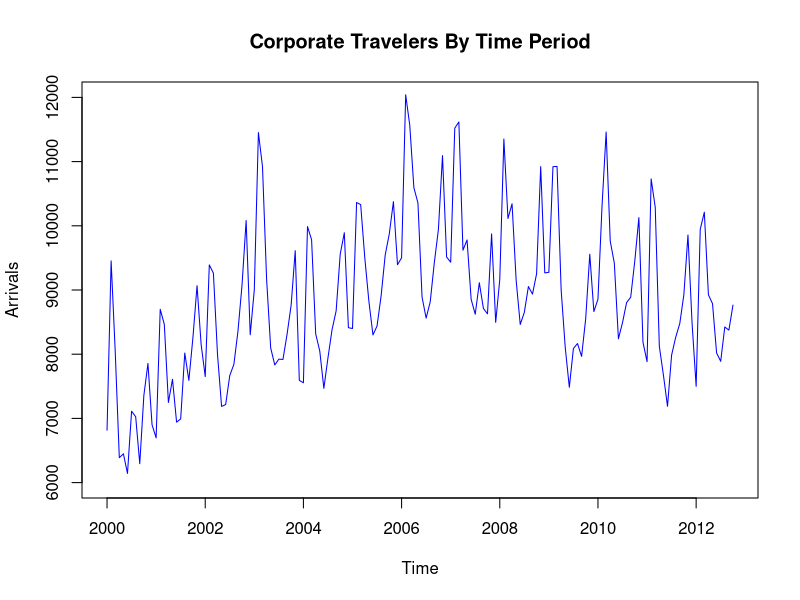
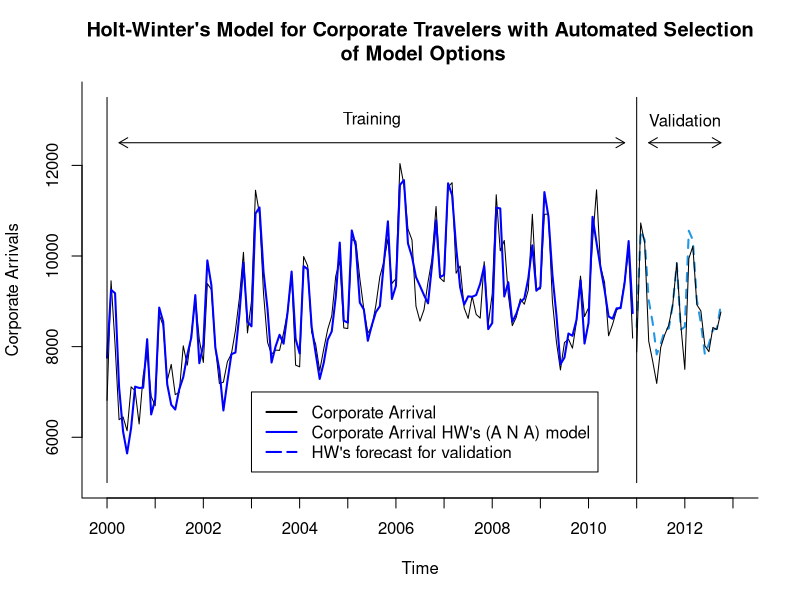
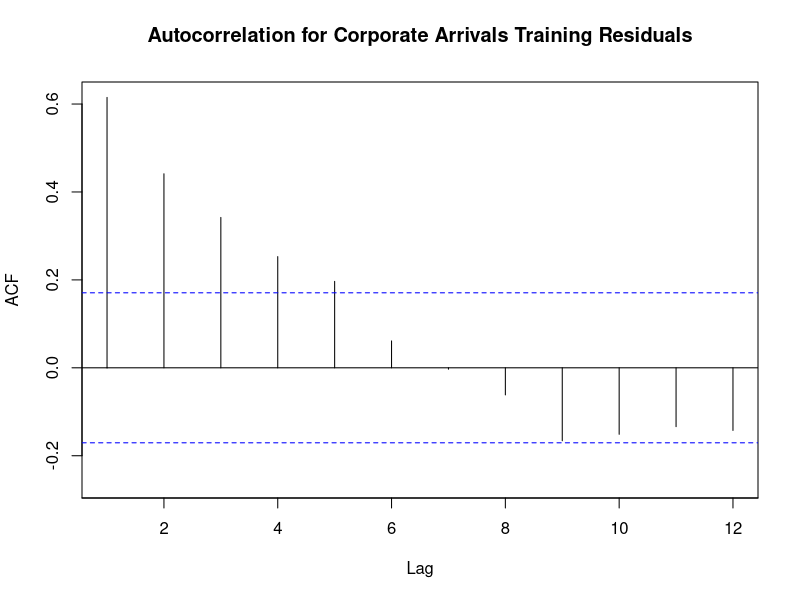
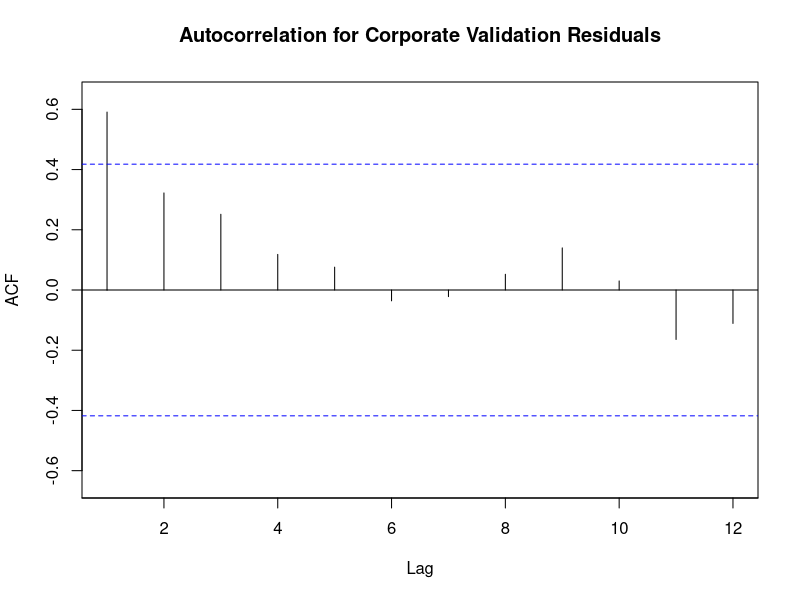
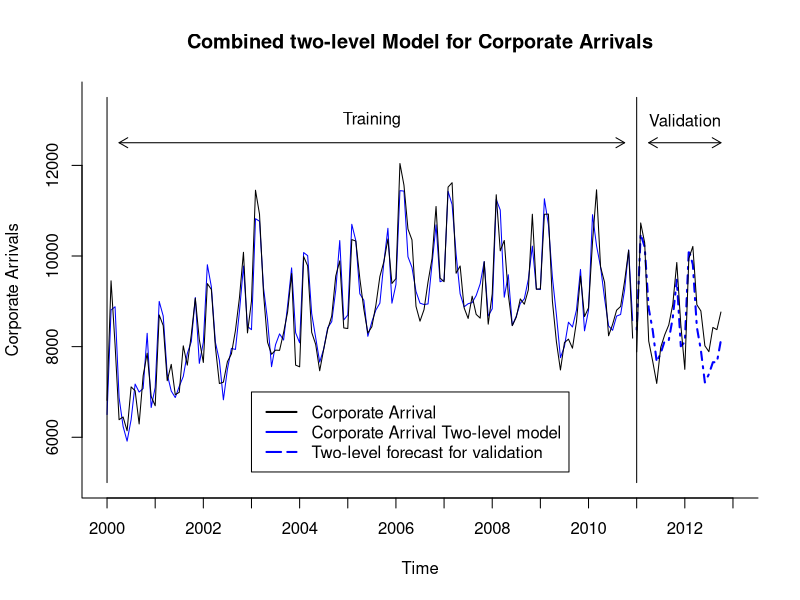
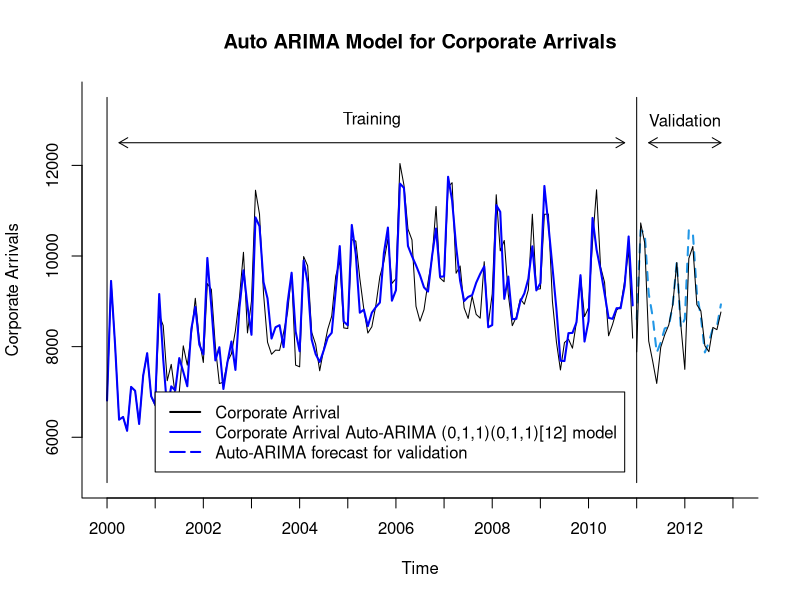
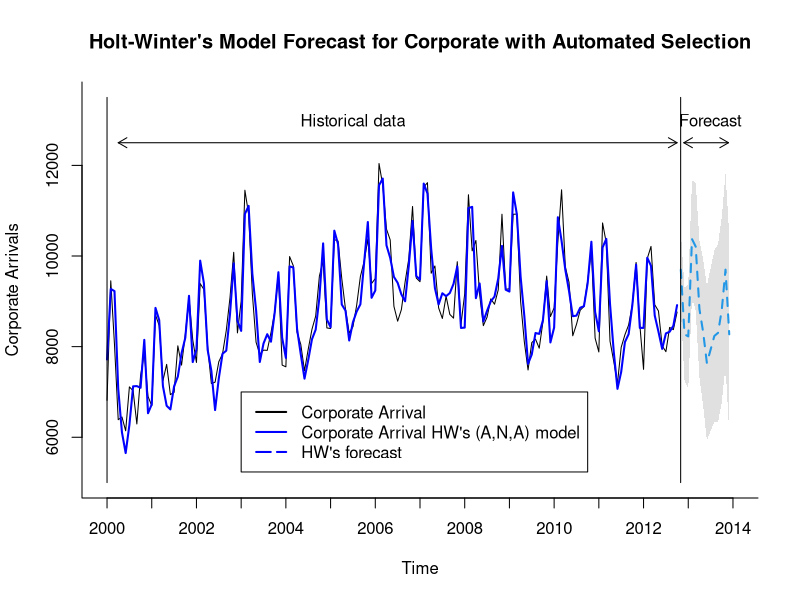
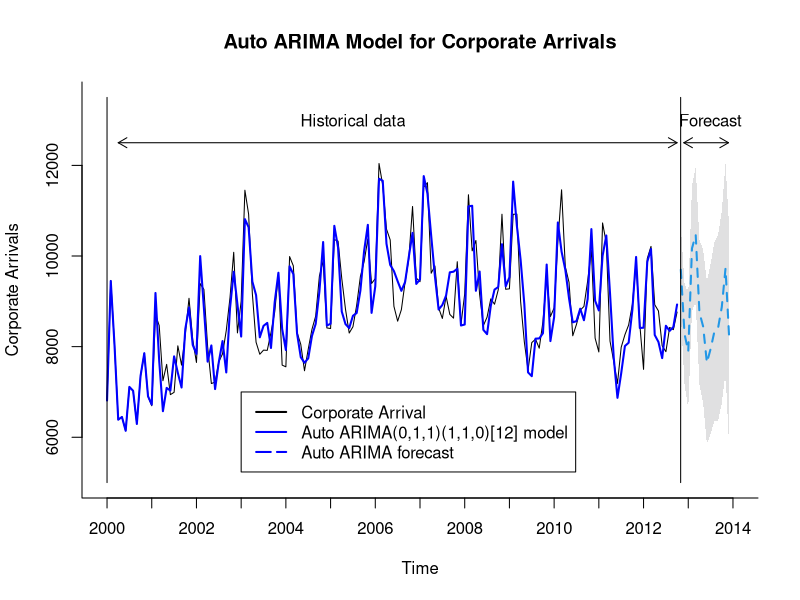

Write the R code that produced these figures, in order.
library(forecast)

# set working directory for locating files.
setwd("C:/Users/saurabhn/Desktop/Snehaa/Time_Series_Analytics/Project/Project_Files_Collab/reban673timeseriesanalyticsgroupproject")
#setwd("E:/MS/Time Series Analytics/project")
#setwd("G:/CSUEB/MSBA/Spring 19/BAN_673_Forecasting/Project/")
# Create data frame.
nz.data <- read.csv("Processed_Raw_Dataset_NZ.csv")

corporate.ts <- ts(nz.data$Corporate, start = c(2000, 1), end = c(2012, 10), freq = 12)
# ----------<<<<CORPORATE DATASET>>>>-------------

## Use plot() to plot time series data  
plot(corporate.ts, 
     xlab = "Time", ylab = "Arrivals", 
     ylim = c(6000, 12000), main = "Corporate Travelers By Time Period", col = "blue")

# Create fixed data partitioining for data.
# Define the numbers of months in the training and validation sets,
# nTrain and nValid, respectively.
nValid <- 22
nTrain <- length(corporate.ts) - nValid
train_corporate.ts <- window(corporate.ts, start = c(2000, 1), end = c(2000, nTrain))
valid_corporate.ts <- window(corporate.ts, start = c(2000, nTrain + 1), 
                             end = c(2000, nTrain + nValid))

# Create Holt-Winter's exponenthial smoothing (HW) for Amtrak data.
# Use ets() function with model = "ZZZ", i.e., automated selection 
# error, trend, and seasonality options.
# Use optimal alpha, beta, & gamma to fit HW over the training period.
hw_corporate.ZZZ <- ets(train_corporate.ts, model = "ZZZ") 
hw_corporate.ZZZ # Model appears to be (A, N, A), with alpha = 0.6619 and gamma=1e-4

# Use forecast() function to make predictions using this HW model with 
# validation period (nValid). 
# Show predictions in tabular format.
hw_corporate.ZZZ.pred <- forecast(hw_corporate.ZZZ, h = nValid, level = 0)
hw_corporate.ZZZ.pred

round(accuracy(hw_corporate.ZZZ.pred, valid_corporate.ts), 3)
#                    ME    RMSE     MAE    MPE  MAPE  MASE  ACF1 Theil's U
# Training set    7.792 418.775 322.159 -0.013 3.745 0.465 0.007        NA
# Test set     -203.068 414.406 284.240 -2.572 3.489 0.410 0.370     0.355


plot(hw_corporate.ZZZ.pred, 
     xlab = "Time", ylab = "Corporate Arrivals", ylim = c(5000, 13500), bty = "l",
     xaxt = "n", xlim = c(2000, 2013), 
     main = "Holt-Winter's Model for Corporate Travelers with Automated Selection\n of Model Options", flty = 2) 
axis(1, at = seq(2000, 2013, 1), labels = format(seq(2000, 2013, 1)))
lines(hw_corporate.ZZZ.pred$fitted, col = "blue", lwd = 2)
lines(valid_corporate.ts)

# Plot on the chart vertical lines and horizontal arrows
# describing training, validation, and future prediction intervals.
lines(c(2000, 2000), c(5000, 13500))
lines(c(2011, 2011), c(5000, 13500))
text(2005.5, 13000, "Training")
text(2012, 13000, "Validation")

arrows(2010.75, 12500, 2000.25, 12500, code = 3, length = 0.1,lwd = 1, angle = 30)
arrows(2011.25, 12500, 2012.75, 12500, code = 3, length = 0.1,lwd = 1, angle = 30)

legend(2003,7000, legend = c("Corporate Arrival", "Corporate Arrival HW's (A N A) model",
                             "HW's forecast for validation"), 
       col = c("black", "blue" , "blue"), 
       lty = c(1, 1, 5), lwd =c(2, 2, 2), bty = "o")

#------------------Regression Model with Quadratic Trend & Seasonality-------------------
# Use tslm() function to create quadratic trend and seasonal model.
train.trend.season <- tslm(train_corporate.ts ~ trend + I(trend^2) + season)
summary(train.trend.season)#seasons 5,8,9,10,12 insignificant p-values
# Coefficients:
#   Estimate Std. Error t value Pr(>|t|)    
# (Intercept) 6353.46421  202.02306  31.449  < 2e-16 ***
#   trend         63.51304    4.80755  13.211  < 2e-16 ***
#   I(trend^2)    -0.35498    0.03501 -10.140  < 2e-16 ***
#   season2     2084.05813  222.69080   9.359 6.61e-16 ***
#   season3     1791.46257  222.70108   8.044 7.61e-13 ***
#   season4      451.57697  222.71788   2.028  0.04486 *  
#   season5      -13.78050  222.74100  -0.062  0.95077    
# season6     -684.88256  222.77031  -3.074  0.00262 ** 
#   season7     -459.36558  222.80573  -2.062  0.04143 *  
#   season8     -151.59319  222.84727  -0.680  0.49767    
# season9     -107.38357  222.89498  -0.482  0.63086    
# season10     426.44509  222.94900   1.913  0.05820 .  
# season11    1297.62006  223.00952   5.819 5.19e-08 ***
#   season12    -131.13138  223.07679  -0.588  0.55777    
# ---
#   Signif. codes:  0 '***' 0.001 '**' 0.01 '*' 0.05 '.' 0.1 ' ' 1
# 
# Residual standard error: 522.2 on 118 degrees of freedom
# Multiple R-squared:  0.841,	Adjusted R-squared:  0.8235 
# F-statistic:    48 on 13 and 118 DF,  p-value: < 2.2e-16

# Apply forecast() function to make predictions for ts with 
# trend and seasonality data in validation set.  
train.trend.season.pred <- forecast(train.trend.season, h = nValid, level = 0)
train.trend.season.pred
round(accuracy(train.trend.season.pred, valid_corporate.ts),3)
#                   ME    RMSE     MAE    MPE  MAPE  MASE  ACF1 Theil's U
# Training set   0.000 493.777 402.562 -0.292 4.538 0.581 0.615        NA
# Test set     169.527 534.827 476.851  1.767 5.704 0.688 0.591     0.454

#-------------------ACF on residuals data-----------------
Acf(train.trend.season$residuals, lag.max = 12, 
    main = "Autocorrelation for Corporate Arrivals Training Residuals")
# Acf(train.trend.season.pred$residuals, lag.max = 12, 
#     main = "Autocorrelation for Arrivals pred Residuals")
Acf(valid_corporate.ts - train.trend.season.pred$mean, lag.max = 12, 
    main = "Autocorrelation for Corporate Validation Residuals")

res.ar1 <- Arima(train.trend.season$residuals, order = c(1,0,0))
summary(res.ar1)
# ARIMA(1,0,0) with non-zero mean 
# 
# Coefficients:
#   ar1     mean
# 0.6146   1.9629
# s.e.  0.0681  86.6971
# 
# sigma^2 estimated as 153277:  log likelihood=-974.57
# AIC=1955.14   AICc=1955.33   BIC=1963.79
# 
# Training set error measures:
#                     ME     RMSE      MAE       MPE     MAPE      MASE        ACF1
# Training set -2.485922 388.5288 305.1337 -27.24521 216.8904 0.4978519 -0.06198929

# Use forecast() function to make prediction of residuals in validation set.
res.ar1.pred <- forecast(res.ar1, h = nValid, level = 0)
res.ar1.pred

valid.two.level.pred <- train.trend.season.pred$mean + res.ar1.pred$mean

round(accuracy(valid.two.level.pred, valid_corporate.ts), 3)
#               ME    RMSE     MAE   MPE  MAPE  ACF1 Theil's U
# Test set 184.589 525.424 473.729 1.939 5.644 0.589     0.452

plot(train.trend.season.pred$fitted + res.ar1.pred$fitted, 
     xlab = "Time", ylab = "Corporate Arrivals", ylim = c(5000, 13500), bty = "l",
     xaxt = "n", xlim = c(2000, 2013), col = "blue",
     main = "Combined two-level Model for Corporate Arrivals") 
axis(1, at = seq(2000, 2013, 1), labels = format(seq(2000, 2013, 1)))
lines(valid.two.level.pred, col = "blue", lwd = 2, lty =4)
lines(train_corporate.ts, col = "black", lwd = 1, lty = 1)
lines(valid_corporate.ts, col = "black", lwd = 1, lty = 1)

# Plot on the chart vertical lines and horizontal arrows
# describing training, validation, and future prediction intervals.
lines(c(2000, 2000), c(5000, 13500))
lines(c(2011, 2011), c(5000, 13500))
text(2005.5, 13000, "Training")
text(2012, 13000, "Validation")

arrows(2010.75, 12500, 2000.25, 12500, code = 3, length = 0.1,lwd = 1, angle = 30)
arrows(2011.25, 12500, 2012.75, 12500, code = 3, length = 0.1,lwd = 1, angle = 30)

legend(2003,7000, legend = c("Corporate Arrival", "Corporate Arrival Two-level model",
                             "Two-level forecast for validation"), 
       col = c("black", "blue" , "blue"), 
       lty = c(1, 1, 5), lwd =c(2, 2, 2), bty = "o")

#-------------------AUTO ARIMA-------------------
# Use auto.arima() function to fit ARIMA model.
# use summary() to show auto ARIMA model and its parameters for entire dataset.
train_corporate.auto.arima <- auto.arima(train_corporate.ts)
summary(train_corporate.auto.arima)
# ARIMA(0,1,1)(0,1,1)[12] 
# 
# Coefficients:
#   ma1     sma1
# -0.3954  -0.7949
# s.e.   0.0957   0.1074

# Apply forecast() function to make predictions for ts with 
# auto ARIMA model in validation set.  
train_corporate.auto.arima.pred <- forecast(train_corporate.auto.arima, h = nValid, level = 0)
summary(train_corporate.auto.arima.pred)

round(accuracy(train_corporate.auto.arima.pred, valid_corporate.ts), 3)
#                    ME    RMSE     MAE    MPE  MAPE  MASE  ACF1 Theil's U
# Training set  -13.638 435.384 326.603 -0.312 3.654 0.471 0.030        NA
# Test set     -278.067 479.975 328.439 -3.452 4.015 0.474 0.354     0.402

plot(train_corporate.auto.arima.pred, 
     xlab = "Time", ylab = "Corporate Arrivals", ylim = c(5000, 13500), bty = "l",
     xaxt = "n", xlim = c(2000, 2013), 
     main = "Auto ARIMA Model for Corporate Arrivals", flty = 2) 
axis(1, at = seq(2000, 2013, 1), labels = format(seq(2000, 2013, 1)))
lines(train_corporate.auto.arima$fitted, col = "blue", lwd = 2)
lines(valid_corporate.ts)

# Plot on the chart vertical lines and horizontal arrows
# describing training, validation, and future prediction intervals.
lines(c(2000, 2000), c(5000, 13500))
lines(c(2011, 2011), c(5000, 13500))
text(2005.5, 13000, "Training")
text(2012, 13000, "Validation")

arrows(2010.75, 12500, 2000.25, 12500, code = 3, length = 0.1,lwd = 1, angle = 30)
arrows(2011.25, 12500, 2012.75, 12500, code = 3, length = 0.1,lwd = 1, angle = 30)

legend(2001,7000, legend = c("Corporate Arrival", "Corporate Arrival Auto-ARIMA (0,1,1)(0,1,1)[12] model",
                             "Auto-ARIMA forecast for validation"), 
       col = c("black", "blue" , "blue"), 
       lty = c(1, 1, 5), lwd =c(2, 2, 2), bty = "o")

#------------------Comparing Validation performance
round(accuracy(snaive(train_corporate.ts), valid_corporate.ts), 3)
round(accuracy(hw_corporate.ZZZ.pred, valid_corporate.ts), 3)
round(accuracy(train.trend.season.pred, valid_corporate.ts),3)
round(accuracy(valid.two.level.pred, valid_corporate.ts), 3)
round(accuracy(train_corporate.auto.arima.pred, valid_corporate.ts), 3)


#####################################################################
##################---------ENTIRE DATA SET--------###################
#####################################################################
#-----------------------------HW model-----------------------------------------
#HW model on full data set with ZZZ
corporate_HW.ZZZ <- ets(corporate.ts, model = "ZZZ") 
summary(corporate_HW.ZZZ)
# ETS(A,N,A) 
# 
# Call:
#   ets(y = corporate.ts, model = "ZZZ") 
# 
# Smoothing parameters:
#   alpha = 0.6571 
# gamma = 1e-04 
# 
# Initial states:
#   l = 8229.2793 
# s = -465.2379 960.7607 78.0149 -433.3355 -502.646 -803.8072
# -1100.281 -419.7872 92.5321 1469.799 1636.277 -512.2895
# 
# sigma:  434.8717
# 
# AIC     AICc      BIC 
# 2662.129 2665.607 2707.683 
# 
# Training set error measures:
#   ME     RMSE      MAE         MPE     MAPE      MASE      ACF1
# Training set 5.027211 414.6339 316.9557 -0.06256904 3.690328 0.4627471 0.0300756

#forecast for Nov 2012 to Dec 2014 using HW model
corporate_HW.ZZZ.pred <- forecast(corporate_HW.ZZZ, h = 14, level = c(0, 95))
corporate_HW.ZZZ.pred

round(accuracy(corporate_HW.ZZZ.pred$fitted, corporate.ts), 3)
#             ME    RMSE     MAE    MPE MAPE ACF1 Theil's U
# Test set 5.027 414.634 316.956 -0.063 3.69 0.03     0.401

plot(corporate_HW.ZZZ.pred, 
     xlab = "Time", ylab = "Corporate Arrivals", ylim = c(5000, 13500), bty = "l",
     xaxt = "n", xlim = c(2000, 2014), 
     main = "Holt-Winter's Model Forecast for Corporate with Automated Selection", flty = 2) 
axis(1, at = seq(2000, 2014, 1), labels = format(seq(2000, 2014, 1)))
lines(corporate_HW.ZZZ.pred$fitted, col = "blue", lwd = 2)

# Plot on the chart vertical lines and horizontal arrows
# describing training, validation, and future prediction intervals.
lines(c(2000, 2000), c(5000, 13500))
lines(c(2012.83, 2012.83), c(5000, 13500))
text(2005.5, 13000, "Historical data")
text(2013.5, 13000, "Forecast")

arrows(2012.75, 12500, 2000.25, 12500, code = 3, length = 0.1,lwd = 1, angle = 30)
arrows(2012.9, 12500, 2013.9, 12500, code = 3, length = 0.1,lwd = 1, angle = 30)

legend(2003,7000, legend = c("Corporate Arrival", "Corporate Arrival HW's (A,N,A) model",
                             "HW's forecast"), 
       col = c("black", "blue" , "blue"), 
       lty = c(1, 1, 5), lwd =c(2, 2, 2), bty = "o")

#-----------------------------Auto-ARIMA model------------------------------------
# Use auto.arima() function to fit ARIMA model for entire set
# use summary() to show auto ARIMA model and its parameters for entire dataset.
corporate.auto.arima <- auto.arima(corporate.ts)
summary(corporate.auto.arima)
# ARIMA(0,1,1)(1,1,0)[12] 
# 
# Coefficients:
#   ma1     sar1
# -0.3959  -0.5033
# s.e.   0.0815   0.0744
# 
# sigma^2 estimated as 261447:  log likelihood=-1080.32
# AIC=2166.63   AICc=2166.81   BIC=2175.48

# Apply forecast() function to make predictions for ts with 
# auto ARIMA model for the future 12 periods. 
corporate.auto.arima.pred <- forecast(corporate.auto.arima, h = 14, level = c(0,95))
corporate.auto.arima.pred

round(accuracy(corporate.auto.arima.pred$fitted,corporate.ts),3)
#              ME    RMSE     MAE    MPE  MAPE  ACF1 Theil's U
# Test set -2.735 485.779 366.706 -0.155 4.132 0.014     0.461

plot(corporate.auto.arima.pred, 
     xlab = "Time", ylab = "Corporate Arrivals", ylim = c(5000, 13500), bty = "l",
     xaxt = "n", xlim = c(2000, 2014), 
     main = "Auto ARIMA Model for Corporate Arrivals", flty = 2) 
axis(1, at = seq(2000, 2014, 1), labels = format(seq(2000, 2014, 1)))
lines(corporate.auto.arima.pred$fitted, col = "blue", lwd = 2)

# Plot on the chart vertical lines and horizontal arrows
# describing training, validation, and future prediction intervals.
lines(c(2000, 2000), c(5000, 13500))
lines(c(2012.83, 2012.83), c(5000, 13500))
text(2005.5, 13000, "Historical data")
text(2013.5, 13000, "Forecast")

arrows(2012.75, 12500, 2000.25, 12500, code = 3, length = 0.1,lwd = 1, angle = 30)
arrows(2012.9, 12500, 2013.9, 12500, code = 3, length = 0.1,lwd = 1, angle = 30)

legend(2003,7000, legend = c("Corporate Arrival", "Auto ARIMA(0,1,1)(1,1,0)[12] model",
                             "Auto ARIMA forecast"), 
       col = c("black", "blue" , "blue"), 
       lty = c(1, 1, 5), lwd =c(2, 2, 2), bty = "o")

#snaive model
round(accuracy((snaive(corporate.ts))$fitted, corporate.ts), 3)
#HW's auto-select model
round(accuracy(corporate_HW.ZZZ.pred$fitted, corporate.ts),3)
#Aut-ARIMA model
round(accuracy(corporate.auto.arima.pred$fitted,corporate.ts),3)
